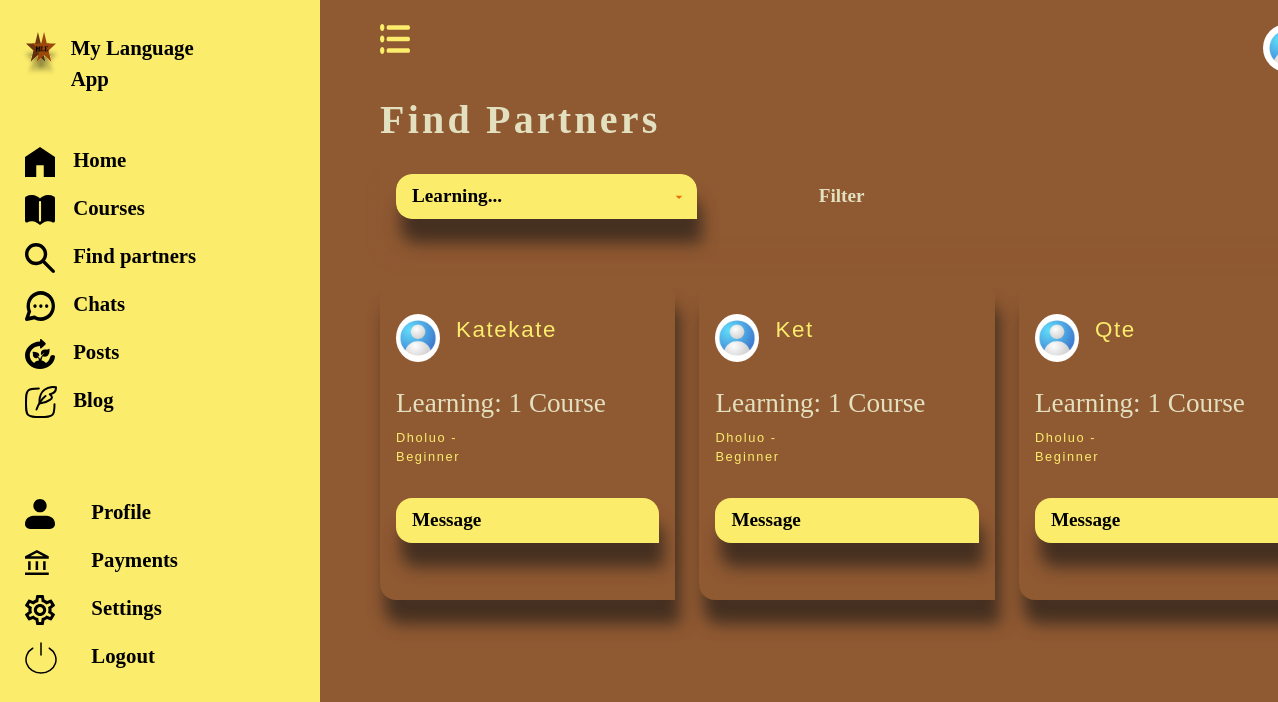
The app's page /find-partners/ (signed in) with its own data.
### lang_app/models.py (models this page shows, shortened)
class MyUser(AbstractUser):
    email = models.EmailField(unique=True)
    country=models.CharField(max_length=30)
    city = models.CharField(max_length=30, null=True, blank=True)
    device_info = models.CharField(max_length=30,null=True, blank=True)
    display_name=CharField(unique=True, max_length=255, blank=True, null=True)
    phone_number = models.CharField(unique=True, max_length=255, blank=True, null=True)
    profile_picture = models.ImageField(upload_to='profile_pictures', blank=True, null=True)
    slug = AutoSlugField(populate_from=user_slug_populate, unique=True, always_update=False, editable=False, max_length=255)
    objects = CustomUserManager()
    USERNAME_FIELD = 'email'
    REQUIRED_FIELDS = ['username']

class EnrolledCourses(models.Model):
    course_name=models.ForeignKey(Course,on_delete=models.CASCADE, related_name='courses')
    course_level =models.CharField(choices=LEVEL_CHOICES, max_length=255, default='beginner')
    student=models.ForeignKey(MyUser,on_delete=models.CASCADE, related_name='students')
    enrolment_date=models.DateTimeField(auto_now_add=True)
    is_enrolled=models.BooleanField(default=False)
    is_completed=models.BooleanField(default=False)
    completion_date=models.DateTimeField(blank=True, null=True)
    slug = AutoSlugField(populate_from=enroll_slug_populate, unique=True, always_update=False, editable=False)
    class Meta:
        unique_together = ('student', 'course_name', 'course_level')

class Course(models.Model):
    course_name=models.CharField(max_length=255)
    course_level=models.CharField(choices=LEVEL_CHOICES, max_length=255, default='beginner')
    instructor_name=models.CharField(max_length=255)
    difficulty = models.IntegerField(choices=DIFFICULTY_CHOICES, default=1)
    slug = AutoSlugField(populate_from=course_slug_populate, unique=True, always_update=False, editable=False)
    class Meta:
        ordering = ['course_name','difficulty']

### lang_app/views.py (the view, shortened to what this page needs)
# urls.py: path('find-partners/', views.find_partners, name='find-partners'),
@login_required
def find_partners(request):
    languages = (
        Course.objects
        .values('course_name')
        .annotate(min_id=Min('id'))
        .order_by('course_name')
    )
    users = MyUser.objects.filter(
        id__in=EnrolledCourses.objects.values('student').distinct().exclude(student=request.user)
    ).prefetch_related(
        Prefetch(
            'students',
            queryset=EnrolledCourses.objects.select_related('course_name')
            .order_by('-enrolment_date'),
            to_attr='user_courses'
        )
    )
    query=request.GET.get('q')
    context={"users":users,"languages":languages, "query":query}
    return render(request, 'find-partners.html', context)

### lang_app/templates/find-partners.html (shortened to what this page needs)
{% extends 'dashboard-base.html' %}
{% load static %}
{% block content %}
    <h2>Find Partners</h2>
    <div class="">
        <form action="" method="get" class="search-form">
            <div class="col-md-4">
                <select name="q" id="" class="form-control sign-in-btn-new">
                    <option value="" disabled selected>Learning...</option>
                </select>
            </div>
             <div class="col-md-3">
                <button type="submit" class=" form-control sign-in-btn-new search-submit" id="search-submit">Filter</button>
            </div>
        </form>
    </div>
    <div class="row mt-5 blogs">
    {% for user in users %}
    <div class="col-md-4 justify-content-between mb-4">
    <div class="course-items">
        <div class="update-photo align-items-center">
        <div class="col-md-2">
            {% if user.profile_picture %}
                 <img src="{{ user.profile_picture.url }}" alt="photo" class="img-fluid display-pic">
            {% else %}
                 <img src="{% static 'images/dp.jpg' %}" alt="photo" class="img-fluid display-pic">
            {% endif %}
        </div>
        <div class="col-md-6">
                <div class=""><p class="a-link">{{ user.display_name|capfirst }}</p></div>
        </div>
    </div>
          <h4 class="mt-4"> Learning:
              {{ user.user_courses|length }}
              {% if user.user_courses|length == 1 %}
                   Course
              {% else %}
                   Courses
              {% endif %}
          </h4>
    <div class="row">
         {% for course in user.user_courses %}
             <div class="col-md-6">
                 <p class="a-link small-date">{{ course.course_name.course_name }} - {{ course.course_level|capfirst }}</p>
             </div>
         {% endfor %}
    </div>
          <a href="{% url 'message-partners' user.slug %}" class="sign-in-btn-new mt-3">Message</a>
    </div>
        </div>
        {% empty %}
        {% if query %}
            <p>No partners learning <strong>{{ query }}</strong> at the moment</p>
        {% else %}
            <p>No partners available at the moment</p>
        {% endif %}
    {% endfor %}
    </div>
{% endblock %}

### lang_app/static/css/base.css (style rules this page uses)
body { background-color: #8F5932; min-height: 100vh; }
a { text-decoration: none; color: black; }
h2,h3 { color: #E3E0C0; letter-spacing: 0.2rem; }
h2 { font-size: 2.5rem; font-weight: 700; }
h4 { font-size: 1.7rem; color: #E3E0C0; }
p { font-family: "Poppins", sans-serif; font-size: 1.4rem; letter-spacing: 0.1rem; color: #E3E0C0; }
.sign-in-btn-new { background-color: #FBEC6C; padding: 0.5rem 1rem 0.5rem 1rem; border-radius: 1rem 1rem 0 1rem; box-shadow: 0.3rem 1.5rem 1rem #453021; color: #000000; font-weight: 600; font-size: 1.2rem; }
.course-items { background-color: #8F5932; border-radius: 1rem 1rem 0 1rem; box-shadow: 0.3rem 1.5rem 1rem #453021; padding: 0.5rem 1rem 2rem 1rem; min-height: 20rem; justify-content: center; display: flex; flex-direction: column; }
form { min-width: 60%; min-height: 100vh; }
.form-control { margin-top: 0.6rem; outline: none; border: none; }
.a-link { color: #FBEC6C; }
.search-form { display: flex; gap: 2rem; align-items: center; min-height: 5rem !important; background-color: #8F5932; padding: 0.5rem 1rem 0.5rem 1rem; border-radius: 1rem 1rem 0 1rem; box-shadow: 0.3rem 1.5rem 1rem #8F5932; }
.search-submit { background-color: #8F5932; color: #E3E0C0; box-shadow: none; }
.small-date { font-size: 0.8rem; }
.display-pic { height: 3rem; width: 3rem; border-radius: 50%; object-fit: cover; }
.update-photo { display: flex; gap: 1rem; }
select { cursor: pointer; background-repeat: no-repeat; background-position: right 10px center; }
select option { background-color: #8F5932 !important; color: #E3E0C0; }

### records on screen
MyUser: display_name "Katekate", user_courses|length "1", shows "Course"
EnrolledCourses: course_name.course_name "Dholuo", course_level "Beginner"
MyUser: display_name "Ket", user_courses|length "1", shows "Course"
EnrolledCourses: course_name.course_name "Dholuo", course_level "Beginner"
MyUser: display_name "Qte", user_courses|length "1", shows "Course"
EnrolledCourses: course_name.course_name "Dholuo", course_level "Beginner"
